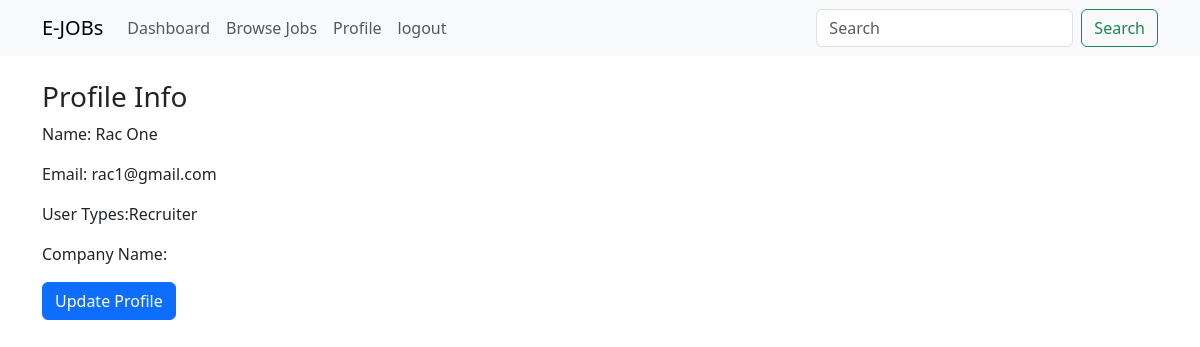
The page /profile-view/ (signed in) on the database as committed earlier.
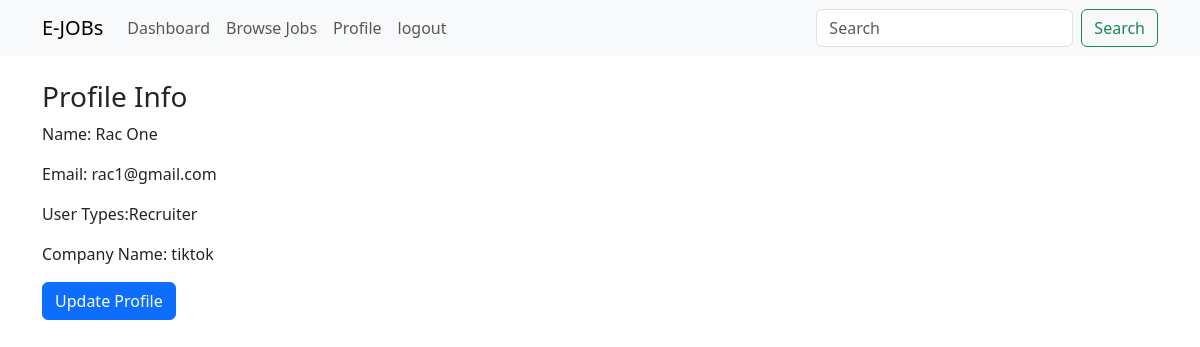
The same page on the database as committed later.
### jobportal/models.py (models this page shows, shortened)
class User(AbstractUser):
    USER_TYPES = [
        ('Recruiter', 'Recruiter'),
        ('Seeker', 'Seeker'),
    ]
    display_name = models.CharField(max_length=200, null=True)
    user_type = models.CharField(choices=USER_TYPES, max_length=20, null=True)

class RecruiterProfileModel(models.Model):
    recruiter = models.OneToOneField(
        User,
        on_delete=models.CASCADE,
        related_name='recruiter_profile',
        null=True
    )
    company_name = models.CharField(max_length=200, null=True)
    address = models.TextField(null=True)
    contact = models.CharField(max_length=20, null=True)
    logo = models.ImageField(upload_to='company_logo', null=True)
    created_at = models.DateField(auto_now_add=True, null=True)
    updated_at = models.DateField(auto_now=True, null=True)

### jobportal/views.py (the view)
# urls.py: path('profile-view/', profile_view, name='profile_view'),
@login_required
def profile_view(request):
    return render(request, 'profile.html')

### jobportal/templates/profile.html
{% extends 'master/base.html' %}
{% block content %}
    <h3>Profile Info</h3>
    <p>
        Name: {{request.user.display_name}}
    </p>
    <p>
        Email: {{request.user.email}}
    </p>
    <p>
        User Types:{{request.user.user_type}}
    </p>
     {% if request.user.user_type == 'Recruiter' %}
    <p>Company Name: {{request.user.recruiter_profile.company_name}}</p>
    {% else %}
    <p>Skill Sets: {{request.user.seeker_profile.skills_set}}</p>
    {% endif %}
    <a href="{% url 'update_profile_view' %}" class="btn btn-primary">Update Profile</a>
{% endblock content %}

Rows that differ between the two databases and show on the page:
changed User "Rac One": user.recruiter_profile.company_name (not shown) → "tiktok"
